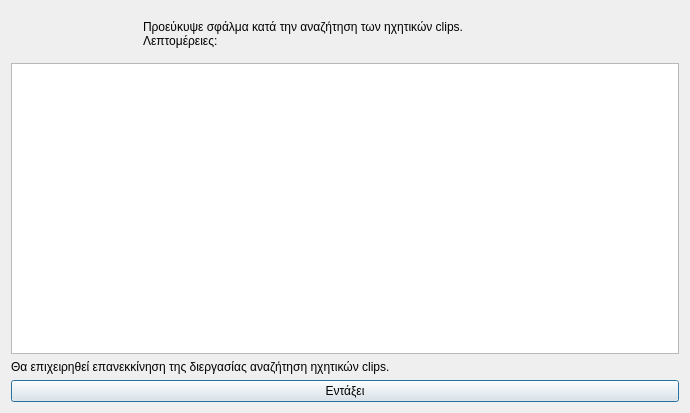
<?xml version="1.0" encoding="UTF-8"?>
<ui version="4.0">
 <class>Dialog</class>
 <widget class="QDialog" name="Dialog">
  <property name="geometry">
   <rect>
    <x>0</x>
    <y>0</y>
    <width>690</width>
    <height>413</height>
   </rect>
  </property>
  <property name="windowTitle">
   <string>Σφάλμα στην διεργασία αναζήτηση ηχητικών clips</string>
  </property>
  <property name="windowIcon">
   <iconset resource="../../../icons.qrc">
    <normaloff>:/rest-windows/assets/images/rest-windows/information.png</normaloff>:/rest-windows/assets/images/rest-windows/information.png</iconset>
  </property>
  <layout class="QGridLayout" name="gridLayout">
   <item row="0" column="0">
    <widget class="QFrame" name="frame">
     <property name="styleSheet">
      <string notr="true">QFrame{border:0px;}</string>
     </property>
     <property name="frameShape">
      <enum>QFrame::StyledPanel</enum>
     </property>
     <property name="frameShadow">
      <enum>QFrame::Raised</enum>
     </property>
     <layout class="QHBoxLayout" name="horizontalLayout">
      <item>
       <widget class="QLabel" name="image_label">
        <property name="maximumSize">
         <size>
          <width>117</width>
          <height>117</height>
         </size>
        </property>
        <property name="text">
         <string/>
        </property>
        <property name="pixmap">
         <pixmap resource="../../../icons.qrc">:/rest-windows/assets/images/rest-windows/information.png</pixmap>
        </property>
        <property name="scaledContents">
         <bool>true</bool>
        </property>
       </widget>
      </item>
      <item>
       <widget class="QLabel" name="label">
        <property name="text">
         <string>Προεύκυψε σφάλμα κατά την αναζήτηση των ηχητικών clips.
Λεπτομέρειες:</string>
        </property>
        <property name="alignment">
         <set>Qt::AlignJustify|Qt::AlignVCenter</set>
        </property>
       </widget>
      </item>
     </layout>
    </widget>
   </item>
   <item row="3" column="0">
    <widget class="QPushButton" name="ok">
     <property name="text">
      <string>Εντάξει</string>
     </property>
     <property name="icon">
      <iconset resource="../../../icons.qrc">
       <normaloff>:/rest-windows/assets/images/rest-windows/ok.png</normaloff>:/rest-windows/assets/images/rest-windows/ok.png</iconset>
     </property>
    </widget>
   </item>
   <item row="1" column="0">
    <widget class="QPlainTextEdit" name="details"/>
   </item>
   <item row="2" column="0">
    <widget class="QLabel" name="label_2">
     <property name="text">
      <string>Θα επιχειρηθεί επανεκκίνηση της διεργασίας αναζήτηση ηχητικών clips.</string>
     </property>
     <property name="alignment">
      <set>Qt::AlignJustify|Qt::AlignVCenter</set>
     </property>
    </widget>
   </item>
  </layout>
 </widget>
 <tabstops>
  <tabstop>details</tabstop>
  <tabstop>ok</tabstop>
 </tabstops>
 <resources>
  <include location="../../../icons.qrc"/>
  <include location="../../../icons.qrc"/>
  <include location="../../../icons.qrc"/>
  <include location="../../../icons.qrc"/>
 </resources>
 <connections/>
</ui>
